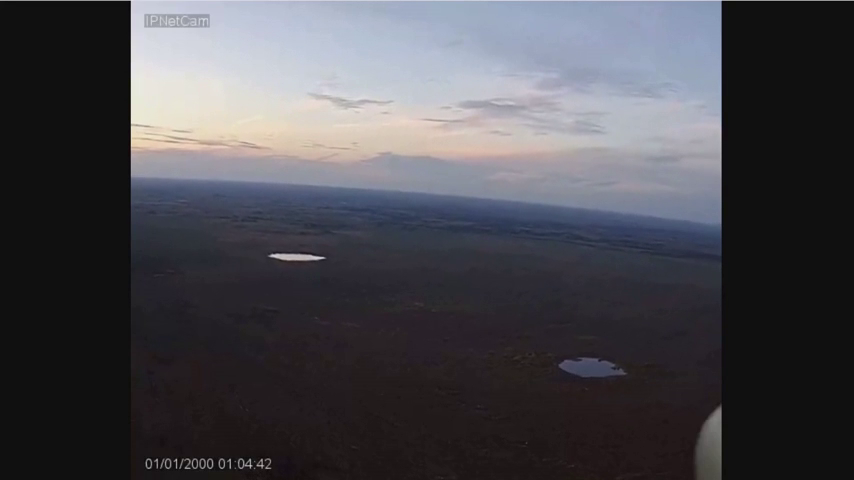
//> input picture frame 22 of UIRS_DETECTION/video.mp4, 854 x 480 px; the run also reads 1 picture not shown here
$ ./main   (built with g++ and OpenCV 4)
//> lines starting //> are read from the running program, lines starting //| are printed output that depends on the picture; after the words box and inside, x2 and y2 are one past the last pixel; in counts of white or black regions, pixels touching at a corner belong together
### UIRS_DETECTION/KKA.h
#pragma once
#include <opencv2/core.hpp>
#include <opencv2/imgcodecs.hpp>
#include <opencv2/highgui.hpp>
#include <opencv2/imgproc.hpp>
#include <iostream>
#include <vector>

using namespace std;
using namespace cv;

vector<double> findMin(Mat K, int i0, int j0) {

	double max = K.at<double>(0, 0);
	int i_max = i0, j_max = j0;

	for (int i = 0; i < K.rows; i++)
		for (int j = 0; j < K.cols; j++) {
			if (max < K.at<double>(i, j)) {
				max = K.at<double>(i, j);
				i_max = i + i0;
				j_max = j + j0;
			}
		}
	return {(double) i_max, (double) j_max, max };
}

vector<double> KKA(Mat C_y, Mat R_y) {

	Mat K(C_y.rows - R_y.rows, C_y.cols - R_y.cols, CV_64F);
	double sum = 0;
	double meanR = mean(R_y)(0);
	double meanC = mean(C_y)(0);

	for (int di = 0; di < (C_y.rows - R_y.rows); di++)
		for (int dj = 0; dj < (C_y.cols - R_y.cols); dj++) {
			for (int i = 0; i < R_y.rows; i += 2)
				for (int j = 0; j < R_y.cols; j += 2) {
					sum += (R_y.at<uchar>(i, j) - meanR) * (C_y.at<uchar>(i + di, j + dj) - meanC);
				}
			K.at<double>(di, dj) = sum / (C_y.cols * C_y.rows);
			sum = 0;
		}

	return findMin(K, 0, 0);
}

// [29 lines left out: functions checkCorrelationValue, trackingKKA, not called in this run]

### UIRS_DETECTION/main.cpp
#include "KKA.h"
//#include "MAD.h"
#include <time.h>

using namespace std;
using namespace cv;

int main() {
	cv::VideoCapture cap;
	cap.open("video.mp4");

	if (cap.isOpened() == 0) {
		cout << "The video file cannot be opened." << endl;
		return -1;
	}

	Mat R = imread("r.png", IMREAD_COLOR);
	Mat R_yrb, R_y, C_yrb, C_y, trying;

	cvtColor(R, R_yrb, COLOR_BGR2YCrCb);
	extractChannel(R_yrb, R_y, 0);

	cv::Mat frame;
	cap >> frame;
//> frame is the input picture: 480 rows x 854 cols, CV_8UC3; mean B, G, R 78.4, 72.8, 73.6
	cvtColor(frame, C_yrb, COLOR_BGR2YCrCb);
//> C_yrb: 480 rows x 854 cols, CV_8UC3; mean of channels 0, 1, 2 73.7, 128, 130.7
	extractChannel(C_yrb, C_y, 0);
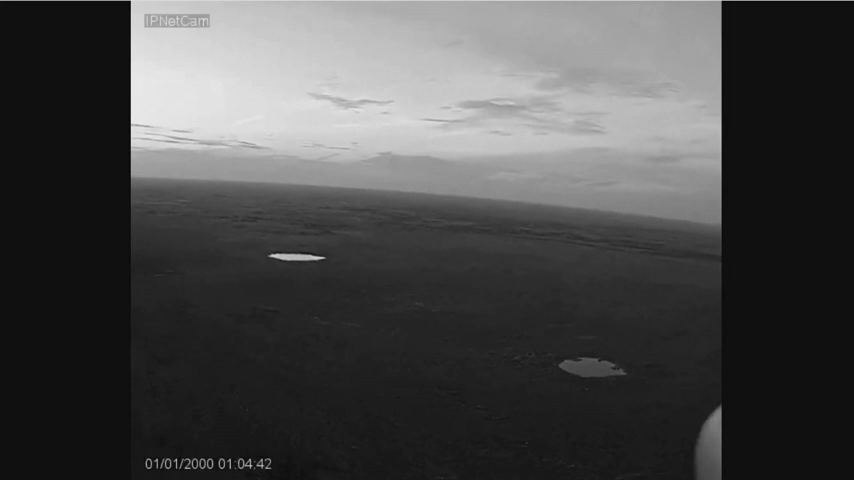
//> C_y: 480 rows x 854 cols, CV_8UC1; min 3, max 235, mean 73.7

	clock_t tStart = clock();
	clock_t tEnd = clock();
	clock_t tFrame;
	clock_t tBegin = clock();

	vector<double> coord = KKA(C_y, R_y); //KKA
//> in KKA, `double meanR = mean(R_y)(0);`: meanR = 84.59
//> in KKA, `double meanC = mean(C_y)(0);`: meanC = 73.67
//> after the loop in KKA, `for (int di = 0; di < (C_y.rows - R_y.rows); di++)`:
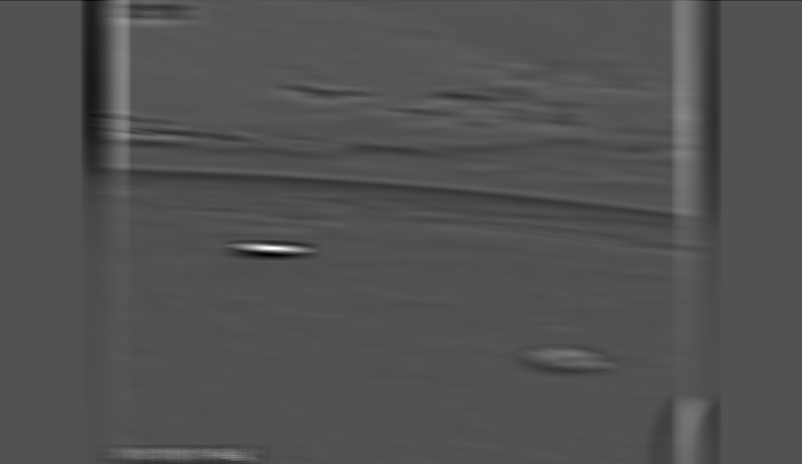
//> K: 464 rows x 802 cols, CV_64FC1; min -0.679, max 1.41, mean -0.00695; drawn with min black and max white
//> after the loop in KKA, `for (int di = 0; di < (C_y.rows - R_y.rows); di++)`: sum = 0
//> in findMin, `double max = K.at<double>(0, 0);`: max = -0.25
//> the loop in findMin, `for (int i = 0; i < K.rows; i++)` made 464 passes
//> (max, i_max, j_max) on passes 1 to 3: (0.353, 0, 123), (0.403, 1, 123), (0.403, 1, 123)
//> after the loop in findMin, `for (int i = 0; i < K.rows; i++)`: max = 1.41; i_max = 248; j_max = 272
//> coord = [248, 272, 1.41]
	//vector<double> coord = MAD(C_y, R_y); //MAD
	cout << "\nTime taken:\t" << (double)(clock() - tStart) / CLOCKS_PER_SEC << endl;
	Rect rect(coord[1], coord[0], R_y.cols, R_y.rows);
//> rect = Rect(272, 248, 52, 16)
	rectangle(frame, rect, Scalar(0, 255, 0));
//> frame: 480 rows x 854 cols, CV_8UC3; 132 pixels changed, all inside (x1, y1, x2, y2) = (272, 248, 324, 264)

	imshow("Tracking", frame);

	while (true) {
		tFrame = clock();
		cap >> frame;
		if (frame.empty()) break;

		if ((double)(tEnd - tStart) >= 100) {

			cvtColor(frame, C_yrb, COLOR_BGR2YCrCb);
			extractChannel(C_yrb, C_y, 0);

			if (checkCorrelationValue(coord[2])) {
				coord = trackingKKA(C_y, R_y, coord); //KKA
				//coord = trackingMAD(C_y, R_y, coord); //MAD
				rect = Rect(coord[1], coord[0], R_y.cols, R_y.rows);
				tStart = clock();
			}
			else {
				coord = trackingKKA(C_y, R_y, coord); //KKA
				//coord = trackingMAD(C_y, R_y, coord); //MAD
				rect = Rect(coord[1], coord[0], R_y.cols, R_y.rows);
				tStart = clock();

				Mat R_new;
				R_new = frame(rect);
				R = R_new;
				cvtColor(R, R_yrb, COLOR_BGR2YCrCb);
				extractChannel(R_yrb, R_y, 0);
			}
		}

		rectangle(frame, rect, Scalar(0, 255, 0));
//> frame: 480 rows x 854 cols, CV_8UC3; mean B, G, R 78.2, 72.8, 73.4
		cv::imshow("Tracking", frame);
		tEnd = clock();
		if ((char)cv::waitKey(1) >= 0) break;
//> the Esc key is pressed
		cout << "\nFrame duration:\t" << (double)(clock() - tFrame) / CLOCKS_PER_SEC << endl;
	}

	cout << "\nAlgoritm duration:\t" << (double)(clock() - tBegin) / CLOCKS_PER_SEC << endl;

	waitKey(0);
	return 0;
}

$ run again, starting later in the video
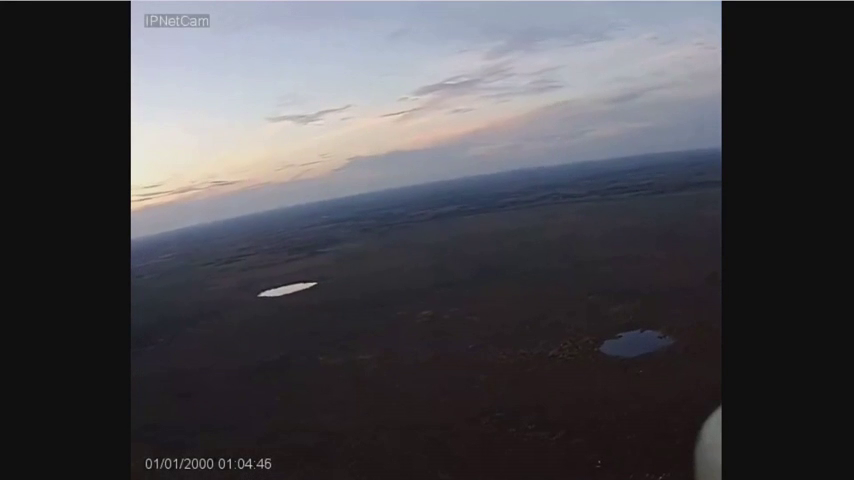
//> input picture frame 99 of UIRS_DETECTION/video.mp4, 854 x 480 px
//> frame is the input picture: 480 rows x 854 cols, CV_8UC3; mean B, G, R 75.2, 70.4, 71.4
//> C_yrb: 480 rows x 854 cols, CV_8UC3; mean of channels 0, 1, 2 71.2, 128.2, 130.2
//> `extractChannel(C_yrb, C_y, 0);`:
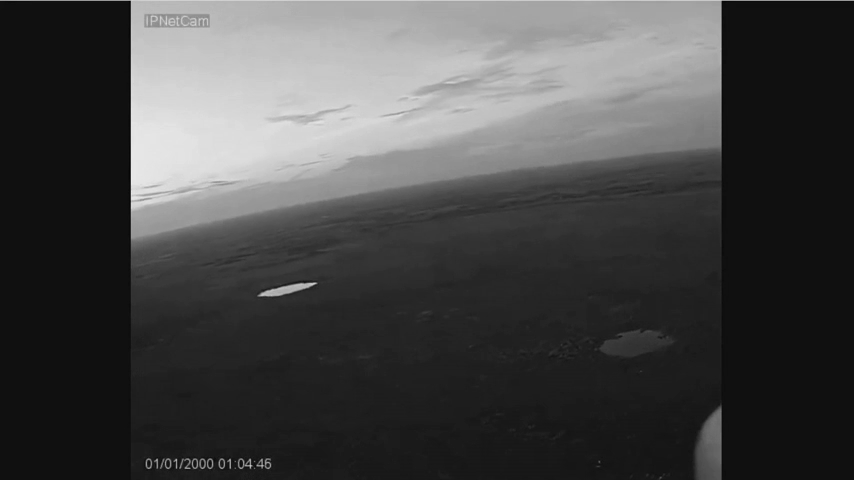
//> C_y: 480 rows x 854 cols, CV_8UC1; min 2, max 235, mean 71.2
//> meanR = 84.59
//> meanC = 71.23
//> after the loop in KKA, `for (int di = 0; di < (C_y.rows - R_y.rows); di++)`:
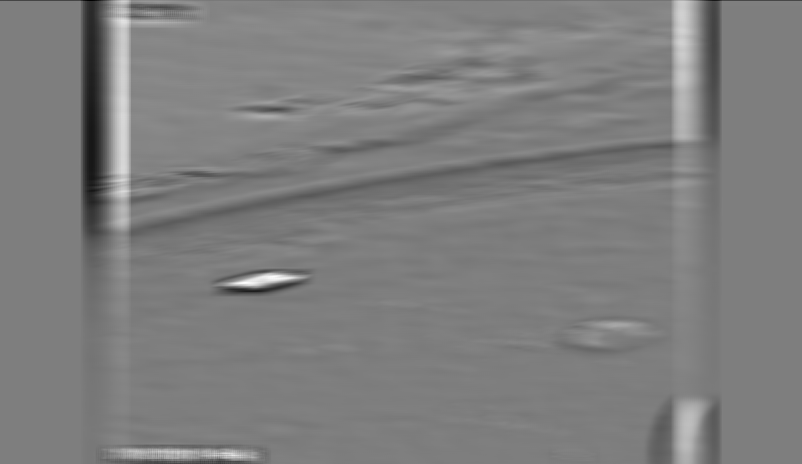
//> K: 464 rows x 802 cols, CV_64FC1; min -0.572, max 0.568, mean -0.00674; drawn with min black and max white
//> after the loop in KKA, `for (int di = 0; di < (C_y.rows - R_y.rows); di++)`: sum = 0
//> in findMin, `double max = K.at<double>(0, 0);`: max = -0.259
//> the loop in findMin, `for (int i = 0; i < K.rows; i++)` made 464 passes
//> (max, i_max, j_max) on passes 1 to 3: (0.286, 0, 123), (0.358, 1, 123), (0.358, 1, 123)
//> after the loop in findMin, `for (int i = 0; i < K.rows; i++)`: max = 0.568; i_max = 282; j_max = 245
//> coord = [282, 245, 0.568]
//> rect = Rect(245, 282, 52, 16)

$ run again, starting later in the video
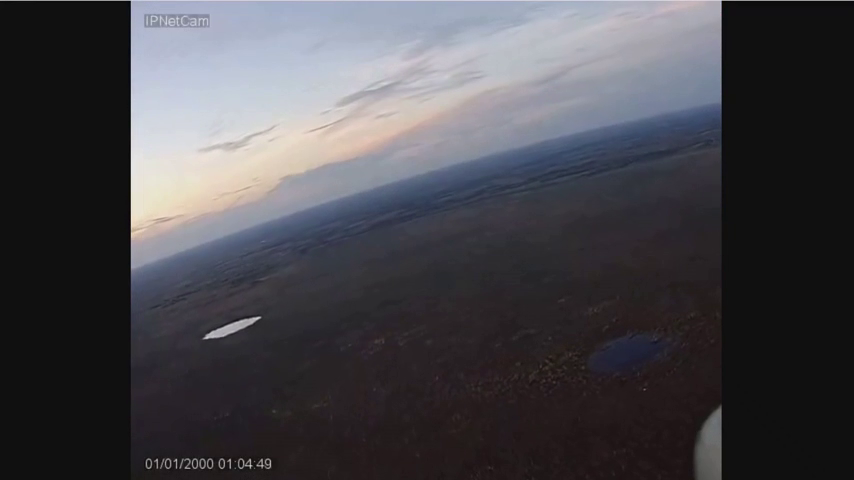
//> input picture frame 176 of UIRS_DETECTION/video.mp4, 854 x 480 px
//> frame is the input picture: 480 rows x 854 cols, CV_8UC3; mean B, G, R 75.5, 70.4, 71.6
//> C_yrb: 480 rows x 854 cols, CV_8UC3; mean of channels 0, 1, 2 71.4, 128.2, 130.3
//> `extractChannel(C_yrb, C_y, 0);`:
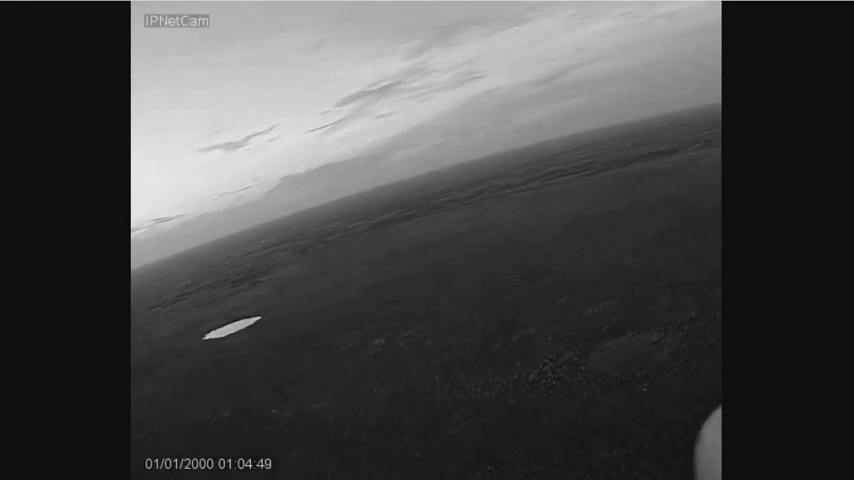
//> C_y: 480 rows x 854 cols, CV_8UC1; min 4, max 230, mean 71.4
//> meanR = 84.59
//> meanC = 71.36
//> after the loop in KKA, `for (int di = 0; di < (C_y.rows - R_y.rows); di++)`:
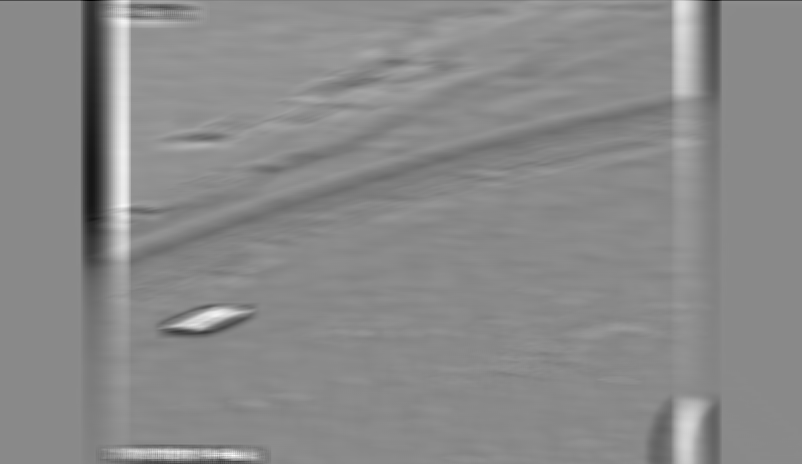
//> K: 464 rows x 802 cols, CV_64FC1; min -0.553, max 0.456, mean -0.00678; drawn with min black and max white
//> after the loop in KKA, `for (int di = 0; di < (C_y.rows - R_y.rows); di++)`: sum = 0
//> in findMin, `double max = K.at<double>(0, 0);`: max = -0.26
//> the loop in findMin, `for (int i = 0; i < K.rows; i++)` made 464 passes
//> (max, i_max, j_max) on passes 1 to 3: (0.259, 0, 123), (0.354, 1, 123), (0.354, 1, 123)
//> after the loop in findMin, `for (int i = 0; i < K.rows; i++)`: max = 0.456; i_max = 455; j_max = 232
//> coord = [455, 232, 0.456]
//> rect = Rect(232, 455, 52, 16)
